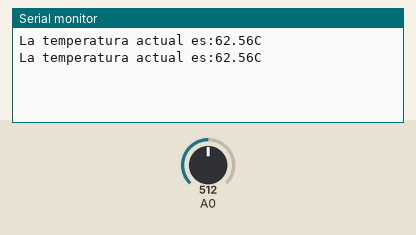
This sketch was run on a simulated Arduino Uno, built with avr-gcc and run on an emulated ATmega328P. On the bench: the last lines printed to the serial monitor. The inputs (shaded band) are chosen by the test bench; at power-on: A0 = 512.

Above: at 1.8 s.
1.9 s: A0 set to 716
At 2.7 s:
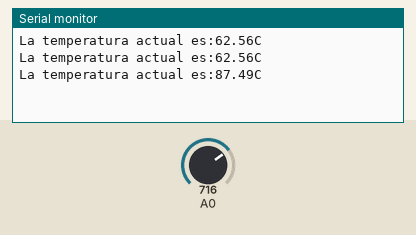
3.4 s: A0 set to 900
At 4.8 s:
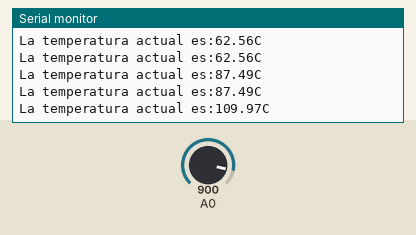
Timing chart, 0 to 6.4 s (numbered marks = the images above; inputs shaded):
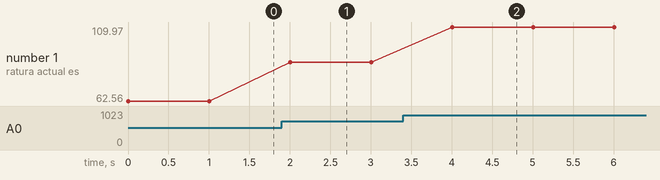

The sketch:

TEMPERATURA_TERMOMETRO.ino
```cpp
float v=0.0;
float T=0.0;
void setup() {
pinMode(A0,INPUT);
Serial.begin(9600);


}


void loop() {

v= analogRead(A0);
T= float((v*125)/1023);
Serial.print("La temperatura actual es:");
Serial.print(T);
Serial.println("C");
delay(1000);


}
```

Measured:
- after the input at 1.9 s, the serial monitor: prints a new line after 0.10 s (image 1)
- after the input at 3.4 s, the serial monitor: prints a new line after 0.60 s (image 2)
- plotted number 1: 62.56 → 87.49 after the input at 1.9 s, 87.49 → 109.97 after the input at 3.4 s
